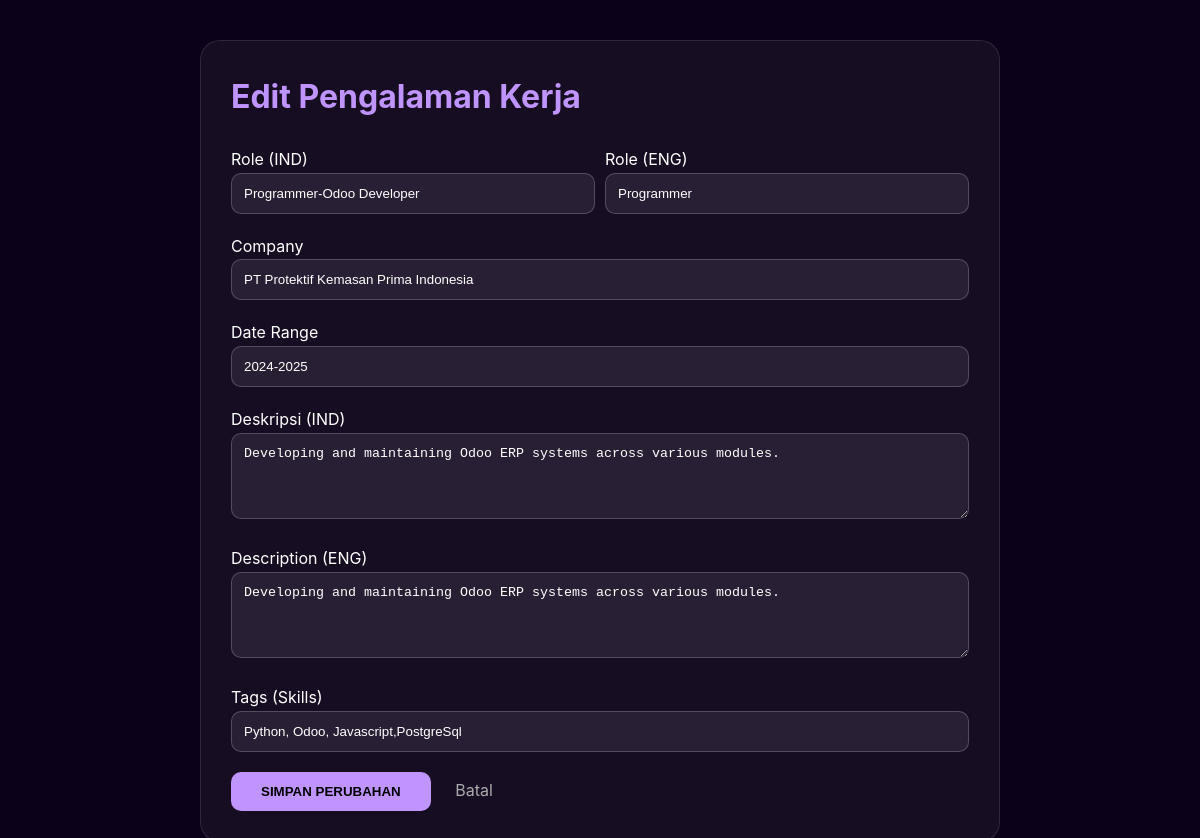
Page /admin/experience/edit/2 (signed in) on the committed database.
### app.py (models this page shows)
class Experience(db.Model):
    id = db.Column(db.Integer, primary_key=True)
    role = db.Column(db.String(100), nullable=False)
    role_en = db.Column(db.String(100))
    company = db.Column(db.String(100), nullable=False)
    date_range = db.Column(db.String(50), nullable=False)
    description = db.Column(db.Text, nullable=False)
    description_en = db.Column(db.Text)
    tags = db.Column(db.String(255))

### app.py (the view, shortened to what this page needs)
@app.route('/admin/experience/edit/<int:id>', methods=['GET', 'POST'])
def edit_experience(id):
    if not is_logged_in(): return redirect(url_for('login'))
    exp = Experience.query.get_or_404(id)
    return render_template('admin/edit_experience.html', exp=exp)

### app.py (called while the page is built)
def is_logged_in():
    return session.get('admin_logged_in')

### templates/admin/edit_experience.html (shortened to what this page needs)
<!DOCTYPE html>
<html lang="en">
<head>
    <link rel="stylesheet" href="{{ url_for('static', filename='css/style.css') }}">
</head>
<body>
    <div class="edit-container">
        <h2>Edit Pengalaman Kerja</h2>
        <form method="post">
            <div style="display: grid; grid-template-columns: 1fr 1fr; gap: 10px;">
                <div>
                    <label>Role (IND)</label>
                    <input type="text" name="role" value="{{ exp.role }}" required>
                </div>
                <div>
                    <label>Role (ENG)</label>
                    <input type="text" name="role_en" value="{{ exp.role_en }}">
                </div>
            </div>
            <label>Company</label>
            <input type="text" name="company" value="{{ exp.company }}" required>
            <label>Date Range</label>
            <input type="text" name="date_range" value="{{ exp.date_range }}" required>
            <label>Deskripsi (IND)</label>
            <textarea name="description" rows="4" required>{{ exp.description }}</textarea>
            <label>Description (ENG)</label>
            <textarea name="description_en" rows="4">{{ exp.description_en }}</textarea>
            <label>Tags (Skills)</label>
            <input type="text" name="tags" value="{{ exp.tags }}">
            <button type="submit" class="btn-save">SIMPAN PERUBAHAN</button>
            <a href="{{ url_for('admin_experience') }}" class="btn-cancel">Batal</a>
        </form>
    </div>
</body>
</html>

### static/css/style.css (style rules this page uses)
:root { --bg: #0d0221; --bg-soft: rgba(255, 255, 255, 0.04); --text: #f3f0ff; --muted: #b0a4cc; --primary: #bf94ff; --primary-2: #7d5fff; --border: rgba(255, 255, 255, 0.12); --shadow: 0 24px 60px rgba(10, 0, 30, 0.6); }
* { box-sizing: border-box; margin: 0; padding: 0; }
html { scroll-behavior: smooth; scroll-snap-type: y mandatory; }
body { font-family: "Inter", system-ui, -apple-system, Segoe UI, Roboto, sans-serif; background: radial-gradient(circle at 20% 0%, #1a0b2e 0%, var(--bg) 60%), radial-gradient(circle at 80% 100%, #1e113a 0%, var(--bg) 60%); background-attachment: fixed; color: var(--text); min-height: 100vh; line-height: 1.6; overflow-x: hidden; position: relative; }
h2 { font-size: clamp(1.5rem, 2.8vw, 2rem); margin-bottom: 14px; }

### templates/admin/edit_experience.html (style rules this page uses)
body { background: #0b0118; color: white; padding: 40px; }
.edit-container { max-width: 800px; margin: 0 auto; background: rgba(255,255,255,0.05); padding: 30px; border-radius: 20px; border: 1px solid rgba(255,255,255,0.1); }
h2 { margin-bottom: 25px; color: #bf94ff; }
input, textarea { width: 100%; padding: 12px; margin-bottom: 20px; background: rgba(255,255,255,0.08); border: 1px solid rgba(255,255,255,0.2); border-radius: 10px; color: white; }
.btn-save { background: #bf94ff; color: #000; padding: 12px 30px; border: none; border-radius: 10px; font-weight: 700; cursor: pointer; }
.btn-cancel { color: #aaa; text-decoration: none; margin-left: 20px; }

### rows in the picture
Experience: role "Programmer-Odoo Developer", role_en "Programmer", company "PT Protektif Kemasan Prima Indonesia", date_range "2024-2025", description "Developing and maintaining Odoo ERP systems across various modules.", description_en "Developing and maintaining Odoo ERP systems across various modules.", tags "Python, Odoo, Javascript,PostgreSql"
